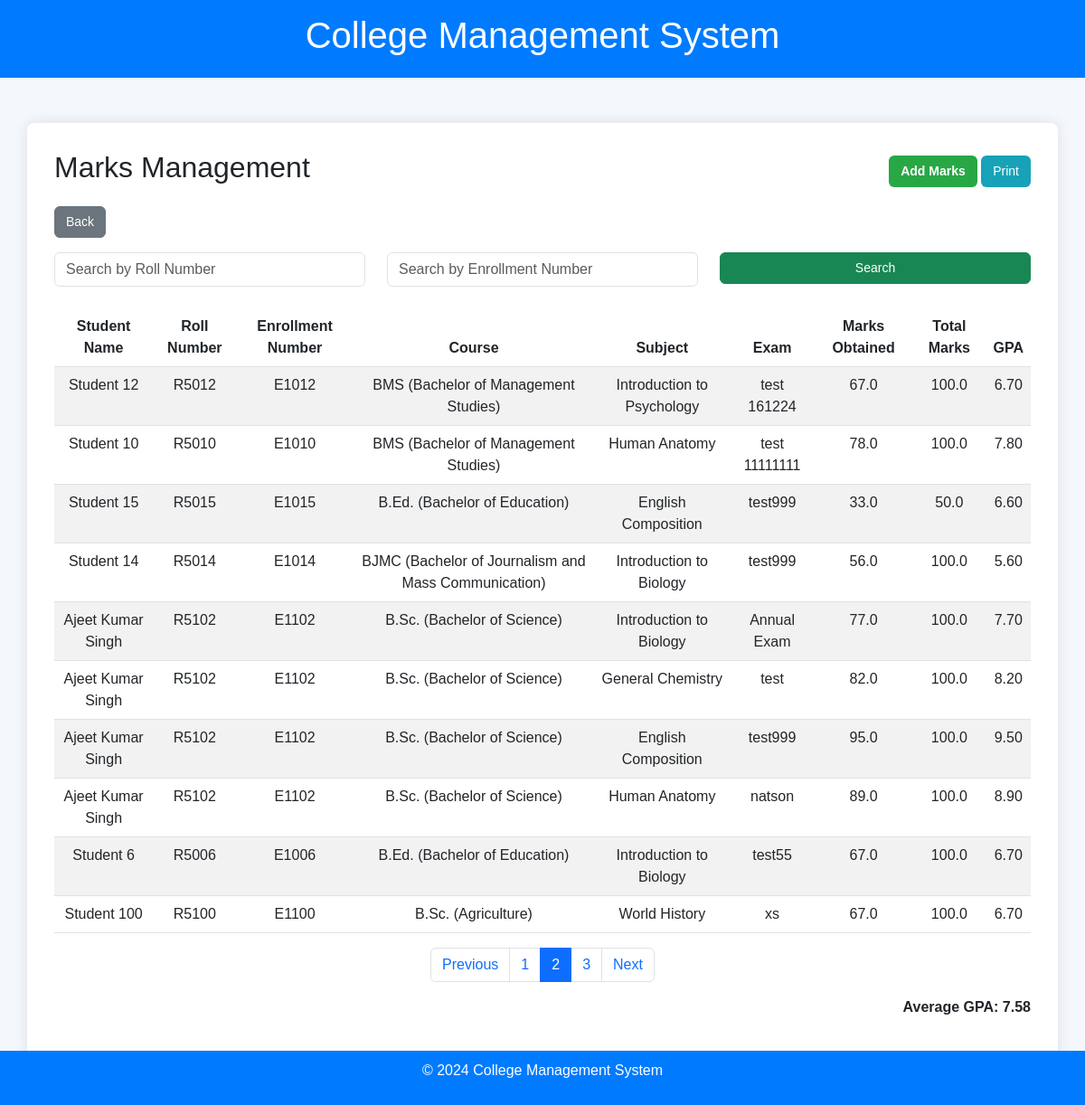
Page /marks/?page=2 (signed in) on the committed database.
### core/models.py (models this page shows, shortened)
class Marks(models.Model):
    student = models.ForeignKey(StudentDetails,null=True, on_delete=models.CASCADE)
    course = models.ForeignKey(Course1, on_delete=models.CASCADE)
    courses = models.ForeignKey(Courses,null=True, on_delete=models.CASCADE)
    exam = models.ForeignKey(Exam, on_delete=models.CASCADE)
    marks_obtained = models.FloatField()
    total_marks = models.FloatField()
    @property
    def gpa(self):
        """Simple GPA calculation (Assuming 10-point scale)."""
        return round((self.percentage / 10), 2)
    def __str__(self):
        return f"{self.student.name} - {self.course.name} - {self.exam.exam_name}"
    class Result(models.Model):
        roll_number = models.CharField(max_length=50)
        course = models.ForeignKey(Course1, on_delete=models.CASCADE)
        courses = models.CharField(max_length=100)
        marks_obtained = models.IntegerField()
        total_marks = models.IntegerField()
        gpa = models.FloatField()

class StudentDetails(models.Model):
    enrollment_number = models.CharField(max_length=50, unique=True)
    roll_number = models.CharField(max_length=50)
    name = models.CharField(max_length=100)
    image = models.ImageField(upload_to='student_images/', blank=True, null=True)
    course = models.CharField(max_length=100)
    subjects = models.TextField()  # Comma-separated subject names
    semester = models.IntegerField()
    batch = models.CharField(max_length=50)

class Course1(models.Model):
    name = models.CharField(max_length=255)
    description = models.TextField(blank=True, null=True)

class Courses(models.Model):
    name = models.CharField(max_length=255)
    code = models.CharField(max_length=20, unique=True)
    description = models.TextField(blank=True)
    credit_hours = models.IntegerField()
    duration_weeks = models.IntegerField()
    department = models.CharField(max_length=100)  # Can be replaced with a ForeignKey to a Department model

class Exam(models.Model):
    exam_name = models.CharField(max_length=255)
    date = models.DateField()
    time = models.TimeField()
    venue = models.CharField(max_length=255)
    course11 = models.ForeignKey('Course1', on_delete=models.CASCADE)
    subjects = models.ForeignKey('Courses', on_delete=models.CASCADE)
    seating_arrangement = models.TextField(blank=True, help_text="Details about seating arrangement")

### core/views.py (the view)
# urls.py: path('marks/', views.marks_management, name='marks_management'),
@staff_member_required
def marks_management(request):
    marks_query = Marks.objects.select_related('student').annotate(
        calculated_gpa=ExpressionWrapper(
            F('marks_obtained') / F('total_marks') * 10.0,  # GPA out of 10
            output_field=FloatField()
        )
    )
    roll_number = request.GET.get('roll_number', '')
    enrollment_number = request.GET.get('enrollment_number', '')
    if roll_number:
        marks_query = marks_query.filter(student__roll_number__icontains=roll_number)
    if enrollment_number:
        marks_query = marks_query.filter(student__enrollment_number__icontains=enrollment_number)
    paginator = Paginator(marks_query, 10)  # Show 10 records per page
    page_number = request.GET.get('page')
    marks_list = paginator.get_page(page_number)
    avg_gpa = marks_query.aggregate(average_gpa=Avg('calculated_gpa'))['average_gpa'] or 0.0
    if request.method == 'POST' and request.FILES.get('file'):
        form = MarksUploadForm(request.POST, request.FILES)
        if form.is_valid():
            csv_file = request.FILES['file']
            if not csv_file.name.endswith('.csv'):
                return render(request, 'exams/marks_management.html', {
                    'marks': marks_list,
                    'avg_gpa': avg_gpa,
                    'form': form,
                    'error': 'Please upload a valid CSV file.'
                })
            decoded_file = csv_file.read().decode('utf-8').splitlines()
            reader = csv.DictReader(decoded_file)
            error_rows = []  # Track rows with issues
            for row in reader:
                student_name = row.get('Student Name', '').strip()
                roll_number = row.get('Roll Number', '').strip()
                enrollment_number = row.get('Enrollment Number', '').strip()
                course_name = row.get('Course', '').strip()
                subject = row.get('Subject', '').strip()
                exam_name = row.get('Exam', '').strip()
                marks_obtained = row.get('Marks Obtained', '').strip()
                total_marks = row.get('Total Marks', '').strip()
                gpa = row.get('GPA', '').strip()
                try:
                    student = StudentDetails.objects.get(
                        student_name=student_name,
                        roll_number=roll_number,
                        enrollment_number=enrollment_number
                    )
                    course = Course.objects.get(name=course_name)
                    exam = Exam.objects.get(exam_name=exam_name)
                    Marks.objects.create(
                        student=student,
                        course=course,
                        subject=subject,
                        exam=exam,
                        marks_obtained=float(marks_obtained),
                        total_marks=float(total_marks),
                        gpa=float(gpa)
                    )
                except (StudentDetails.DoesNotExist, Course.DoesNotExist, Exam.DoesNotExist) as e:
                    error_rows.append({'row': row, 'error': str(e)})
                    continue
                except ValueError as ve:
                    error_rows.append({'row': row, 'error': f"Invalid data: {ve}"})
                    continue
            if error_rows:
                return render(request, 'exams/marks_management.html', {
                    'marks': marks_list,
                    'avg_gpa': avg_gpa,
                    'form': form,
                    'error_rows': error_rows,
                    'success': 'CSV uploaded with some errors. Check details below.'
                })
            return redirect('marks_management')  # Redirect after successful upload
    else:
        form = MarksUploadForm()  # Empty form for file upload
    return render(request, 'exams/marks_management.html', {
        'marks': marks_list,
        'avg_gpa': avg_gpa,
        'form': form
    })

### core/forms.py (shortened to what this page needs)
class MarksUploadForm(forms.Form):
    file = forms.FileField()

### core/templates/exams/marks_management.html (shortened to what this page needs)
<!DOCTYPE html>
<html lang="en">
<head>
    <link href="https://cdn.jsdelivr.net/npm/bootstrap@5.3.0-alpha1/dist/css/bootstrap.min.css" rel="stylesheet">
</head>
<body>
    <header>
        <div class="container">
            <h1>College Management System</h1>
        </div>
    </header>
    <div class="container content-section">
        <div class="marks-table">
            <div class="d-flex justify-content-between align-items-center mb-3">
                <h2 class="text-center">Marks Management</h2>
                <div>
                    <a href="{% url 'add_marks' %}" class="btn add-marks-btn">Add Marks</a>
                    <button class="btn btn-print" onclick="printPage()">Print</button>
                </div>
            </div>
            <div class="mb-3">
                <a href="javascript:history.back()" class="btn btn-secondary">Back</a>
            </div>
            <form method="get" action="" class="mb-4">
                <div class="row">
                    <div class="col-md-4">
                        <input
                            type="text"
                            name="roll_number"
                            class="form-control"
                            placeholder="Search by Roll Number"
                            value="{{ request.GET.roll_number|default:'' }}">
                    </div>
                    <div class="col-md-4">
                        <input
                            type="text"
                            name="enrollment_number"
                            class="form-control"
                            placeholder="Search by Enrollment Number"
                            value="{{ request.GET.enrollment_number|default:'' }}">
                    </div>
                    <div class="col-md-4">
                        <button type="submit" class="btn btn-success w-100">Search</button>
                    </div>
                </div>
            </form>
            <table class="table table-striped">
                <thead>
                    <tr>
                        <th>Student Name</th>
                        <th>Roll Number</th>
                        <th>Enrollment Number</th>
                        <th>Course</th>
                        <th>Subject</th>
                        <th>Exam</th>
                        <th>Marks Obtained</th>
                        <th>Total Marks</th>
                        <th>GPA</th>
                    </tr>
                </thead>
                <tbody>
                    {% for mark in marks %}
                    <tr>
                        <td>{{ mark.student.name }}</td>
                        <td>{{ mark.student.roll_number }}</td>
                        <td>{{ mark.student.enrollment_number }}</td>
                        <td>{{ mark.course.name }}</td>
                        <td>{{ mark.courses.name }}</td>
                        <td>{{ mark.exam.exam_name }}</td>
                        <td>{{ mark.marks_obtained }}</td>
                        <td>{{ mark.total_marks }}</td>
                        <td>{{ mark.calculated_gpa|floatformat:2 }}</td>
                    </tr>
                    {% empty %}
                    <tr>
                        <td colspan="9" class="text-center">No records available</td>
                    </tr>
                    {% endfor %}
                </tbody>
            </table>
            <nav>
                <ul class="pagination">
                    {% if marks.has_previous %}
                    <li class="page-item">
                        <a class="page-link" href="?page={{ marks.previous_page_number }}">Previous</a>
                    </li>
                    {% endif %}
                    {% for page_num in marks.paginator.page_range %}
                    <li class="page-item {% if marks.number == page_num %}active{% endif %}">
                        <a class="page-link" href="?page={{ page_num }}">{{ page_num }}</a>
                    </li>
                    {% endfor %}
                    {% if marks.has_next %}
                    <li class="page-item">
                        <a class="page-link" href="?page={{ marks.next_page_number }}">Next</a>
                    </li>
                    {% endif %}
                </ul>
                <p class="text-end fw-bold">Average GPA: {{ avg_gpa|floatformat:2 }}</p>
            </nav>
        </div>
    </div>
    <footer>
        <p>© 2024 College Management System</p>
    </footer>
</body>
</html>

### core/templates/exams/marks_management.html (style rules this page uses)
body { font-family: 'Arial', sans-serif; background-color: #f4f7fc; }
header { background-color: #007bff; color: white; padding: 15px 0; text-align: center; }
footer { background-color: #007bff; color: white; padding: 10px 0; text-align: center; position: fixed; width: 100%; bottom: 0; }
.content-section { padding: 50px 0; }
.marks-table { background-color: white; padding: 30px; border-radius: 8px; box-shadow: 0 0 15px rgba(0, 0, 0, 0.1); }
.marks-table th, .marks-table td { text-align: center; }
.marks-table .btn { font-size: 14px; }
.add-marks-btn { background-color: #28a745; color: white; font-weight: bold; }
.btn-secondary { background-color: #6c757d; }
.btn-print { background-color: #17a2b8; color: white; }
.pagination { justify-content: center; }

### rows in the picture
Marks: student.name "Student 12", student.roll_number "R5012", student.enrollment_number "E1012", course.name "BMS (Bachelor of Management Studies)", courses.name "Introduction to Psychology", exam.exam_name "test 161224", marks_obtained "67.0", total_marks "100.0", calculated_gpa "6.70"
Marks: student.name "Student 10", student.roll_number "R5010", student.enrollment_number "E1010", course.name "BMS (Bachelor of Management Studies)", courses.name "Human Anatomy", exam.exam_name "test 11111111", marks_obtained "78.0", total_marks "100.0", calculated_gpa "7.80"
Marks: student.name "Student 15", student.roll_number "R5015", student.enrollment_number "E1015", course.name "B.Ed. (Bachelor of Education)", courses.name "English Composition", exam.exam_name "test999", marks_obtained "33.0", total_marks "50.0", calculated_gpa "6.60"
Marks: student.name "Student 14", student.roll_number "R5014", student.enrollment_number "E1014", course.name "BJMC (Bachelor of Journalism and Mass Communication)", courses.name "Introduction to Biology", exam.exam_name "test999", marks_obtained "56.0", total_marks "100.0", calculated_gpa "5.60"
Marks: student.name "Ajeet Kumar Singh", student.roll_number "R5102", student.enrollment_number "E1102", course.name "B.Sc. (Bachelor of Science)", courses.name "Introduction to Biology", exam.exam_name "Annual Exam", marks_obtained "77.0", total_marks "100.0", calculated_gpa "7.70"
Marks: student.name "Ajeet Kumar Singh", student.roll_number "R5102", student.enrollment_number "E1102", course.name "B.Sc. (Bachelor of Science)", courses.name "General Chemistry", exam.exam_name "test", marks_obtained "82.0", total_marks "100.0", calculated_gpa "8.20"
Marks: student.name "Ajeet Kumar Singh", student.roll_number "R5102", student.enrollment_number "E1102", course.name "B.Sc. (Bachelor of Science)", courses.name "English Composition", exam.exam_name "test999", marks_obtained "95.0", total_marks "100.0", calculated_gpa "9.50"
Marks: student.name "Ajeet Kumar Singh", student.roll_number "R5102", student.enrollment_number "E1102", course.name "B.Sc. (Bachelor of Science)", courses.name "Human Anatomy", exam.exam_name "natson", marks_obtained "89.0", total_marks "100.0", calculated_gpa "8.90"
Marks: student.name "Student 6", student.roll_number "R5006", student.enrollment_number "E1006", course.name "B.Ed. (Bachelor of Education)", courses.name "Introduction to Biology", exam.exam_name "test55", marks_obtained "67.0", total_marks "100.0", calculated_gpa "6.70"
Marks: student.name "Student 100", student.roll_number "R5100", student.enrollment_number "E1100", course.name "B.Sc. (Agriculture)", courses.name "World History", exam.exam_name "xs", marks_obtained "67.0", total_marks "100.0", calculated_gpa "6.70"

### other values in the picture
{{ page_num }} "1" "2" "3"
{{ avg_gpa|floatformat:2 }} "7.58"
